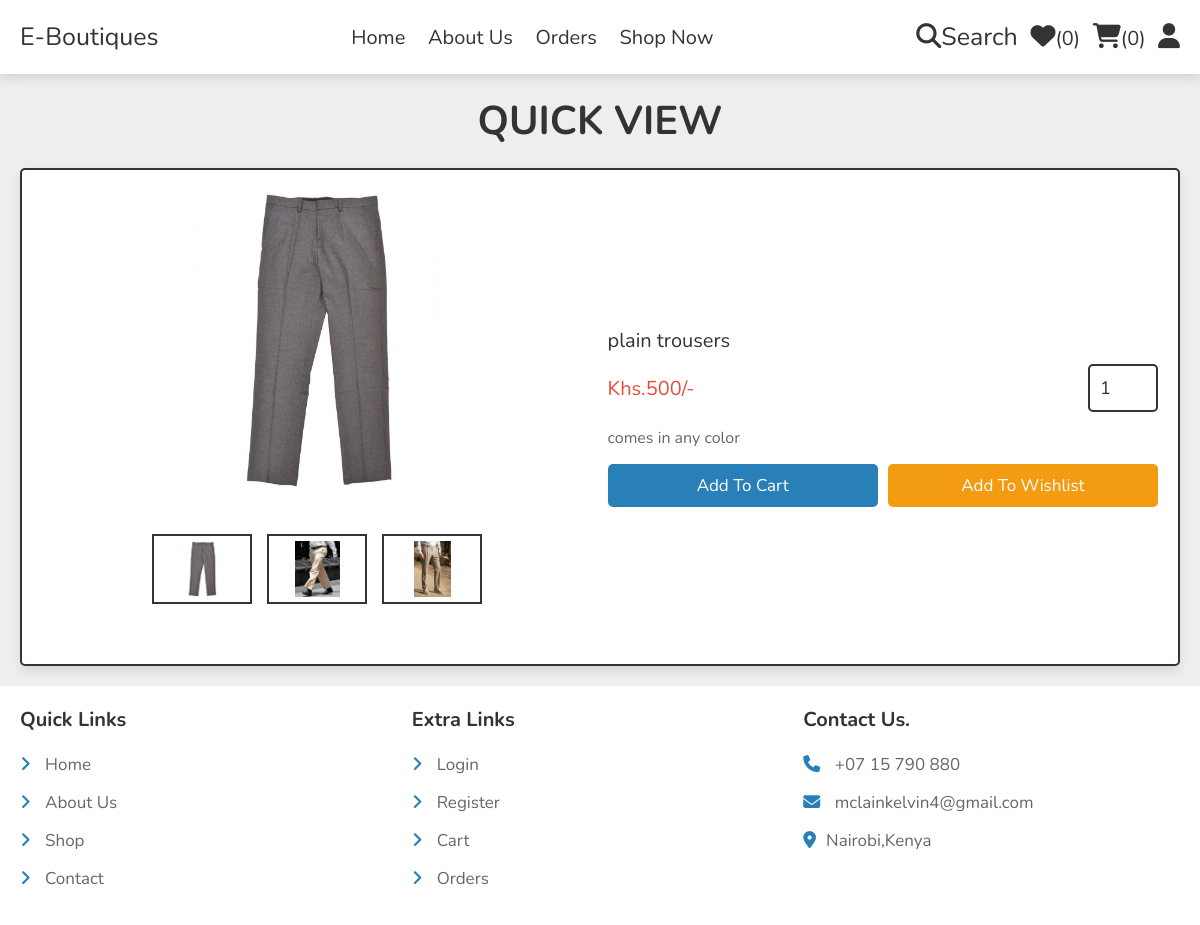
Page /e-boutiques/quick_view.php?pid=5 on the committed database.
### tables this page shows
CREATE TABLE `products` (
  `id` int(100) NOT NULL,
  `name` varchar(100) NOT NULL,
  `details` varchar(500) NOT NULL,
  `price` int(10) NOT NULL,
  `image_01` varchar(100) NOT NULL,
  `image_02` varchar(100) NOT NULL,
  `image_03` varchar(100) NOT NULL
);

### e-boutiques/quick_view.php (the view, shortened to what this page needs)
<?php
include 'components/connect.php';
?>
<!DOCTYPE html>
<html lang="en">
<head>
   <link rel="stylesheet" href="https://cdnjs.cloudflare.com/ajax/libs/font-awesome/6.1.1/css/all.min.css">
   <link rel="stylesheet" href="css/style.css">
</head>
<body>
<?php include 'components/user_header.php'; ?>
<section class="quick-view">
   <h1 class="heading">Quick view</h1>
   <?php
     $pid = $_GET['pid'];
     $select_products = $conn->prepare("SELECT * FROM `products` WHERE id = ?");
     $select_products->execute([$pid]);
     if($select_products->rowCount() > 0){
      while($fetch_product = $select_products->fetch(PDO::FETCH_ASSOC)){
   ?>
   <form action="" method="post" class="box">
      <div class="row">
         <div class="image-container">
            <div class="main-image">
               <img src="uploaded_img/<?= $fetch_product['image_01']; ?>" alt="">
            </div>
            <div class="sub-image">
               <img src="uploaded_img/<?= $fetch_product['image_01']; ?>" alt="">
               <img src="uploaded_img/<?= $fetch_product['image_02']; ?>" alt="">
               <img src="uploaded_img/<?= $fetch_product['image_03']; ?>" alt="">
            </div>
         </div>
         <div class="content">
            <div class="name"><?= $fetch_product['name']; ?></div>
            <div class="flex">
               <div class="price"><span>Khs.</span><?= $fetch_product['price']; ?><span>/-</span></div>
               <input type="number" name="qty" class="qty" min="1" max="99" onkeypress="if(this.value.length == 2) return false;" value="1">
            </div>
            <div class="details"><?= $fetch_product['details']; ?></div>
            <div class="flex-btn">
               <input type="submit" value="add to cart" class="btn" name="add_to_cart">
               <input class="option-btn" type="submit" name="add_to_wishlist" value="add to wishlist">
            </div>
         </div>
      </div>
   </form>
   <?php
      }
   }else{
      echo '<p class="empty">no products added yet!</p>';
   }
   ?>
</section>
<?php include 'components/footer.php'; ?>
</body>
</html>

### e-boutiques/css/style.css (style rules this page uses)
:root { --main-color:#2980b9; --orange:#f39c12; --red:#e74c3c; --black:#333; --white:#fff; --light-color:#666; --light-bg:#eee; --border:.2rem solid var(--black); --box-shadow:0 .5rem 1rem rgba(0,0,0,.1); }
* { font-family: 'Nunito', sans-serif; margin:0; padding:0; box-sizing: border-box; outline: none; border:none; text-decoration: none; }
html { font-size: 62.5%; overflow-x: hidden; }
body { background-color: var(--light-bg); }
section { padding:2rem; max-width: 1200px; margin:0 auto; }
.heading { font-size: 4rem; color:var(--black); margin-bottom: 2rem; text-align: center; text-transform: uppercase; }
.btn, .delete-btn, .option-btn { display: block; width: 100%; margin-top: 1rem; border-radius: .5rem; padding:1rem 3rem; font-size: 1.7rem; text-transform: capitalize; color:var(--white); cursor: pointer; text-align: center; }
.btn { background-color: var(--main-color); }
.option-btn { background-color: var(--orange); }
.flex-btn { display: flex; gap:1rem; }
.quick-view form { padding:2rem; border-radius: .5rem; border:var(--border); background-color: var(--white); box-shadow: var(--box-shadow); margin-top: 1rem; }
.quick-view form .row { display: flex; align-items: center; gap:1.5rem; flex-wrap: wrap; }
.quick-view form .row .image-container { margin-bottom: 2rem; flex:1 1 40rem; }
.quick-view form .row .image-container .main-image img { height: 30rem; width: 100%; object-fit: contain; }
.quick-view form .row .image-container .sub-image { display: flex; gap:1.5rem; justify-content: center; margin-top: 2rem; }
.quick-view form .row .image-container .sub-image img { height: 7rem; width: 10rem; object-fit: contain; padding:.5rem; border:var(--border); cursor: pointer; transition: .2s linear; }
.quick-view form img { width: 100%; height: 20rem; object-fit: contain; margin-bottom: 2rem; }
.quick-view form .row .content { flex:1 1 40rem; }
.quick-view form .row .content .name { font-size: 2rem; color:var(--black); }
.quick-view form .row .flex { display: flex; align-items: center; justify-content: space-between; gap:1rem; margin:1rem 0; }
.quick-view form .row .flex .qty { width: 7rem; padding:1rem; border:var(--border); font-size: 1.8rem; color:var(--black); border-radius: .5rem; }
.quick-view form .row .flex .price { font-size: 2rem; color:var(--red); }
.quick-view form .row .content .details { font-size: 1.6rem; color:var(--light-color); line-height: 2; }

### rows in the picture
products: image_01 (picture), image_02 (picture), image_03 (picture), name "plain trousers", price "500", details "comes in any color"

### other values in the picture
$total_wishlist_counts "0"
$total_cart_counts "0"
